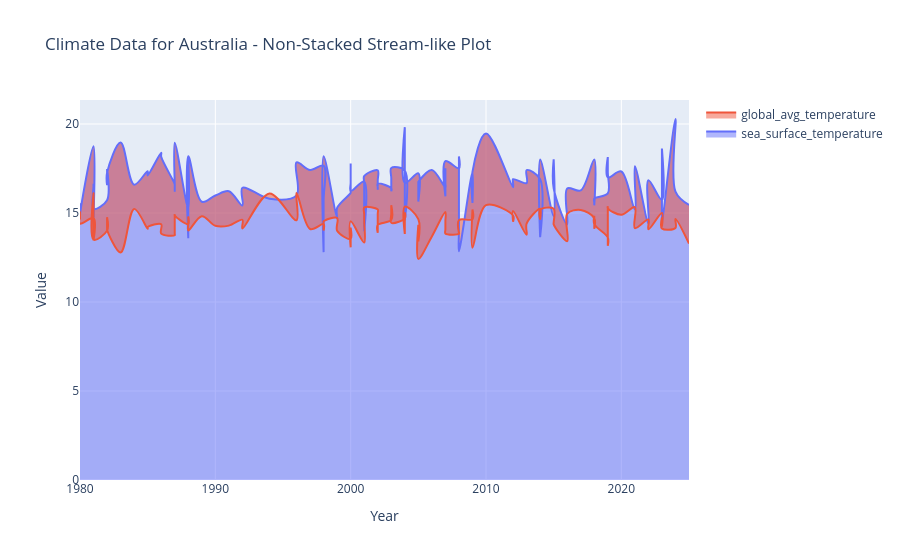

This figure's notebook cell:
### Code cell
# Data preparation remains the same
melted_data_all = australia_data.melt(
    id_vars='year',
    value_vars=[
        'sea_surface_temperature',
        'global_avg_temperature'
    ],
    var_name='Metric',
    value_name='Value'
)

# Prepare traces without specific color mapping
traces = []
for metric in melted_data_all['Metric'].unique():
    filtered_data = melted_data_all[melted_data_all['Metric'] == metric]
    trace = go.Scatter(
        x=filtered_data['year'],
        y=filtered_data['Value'],
        mode='lines',
        name=metric,
        line=dict(shape='spline'),  # Spline for smooth appearance
        fill='tonexty',  # Visual depth effect with overlapping
        opacity=0.6  # Translucency for flow effect
    )
    traces.append(trace)

# Define layout
layout = go.Layout(
    title='Climate Data for Australia - Non-Stacked Stream-like Plot',
    xaxis=dict(title='Year'),
    yaxis=dict(title='Value'),
    hovermode='closest'
)

# Create the figure
fig = go.Figure(data=traces, layout=layout)

# Display the plot
fig.show()
